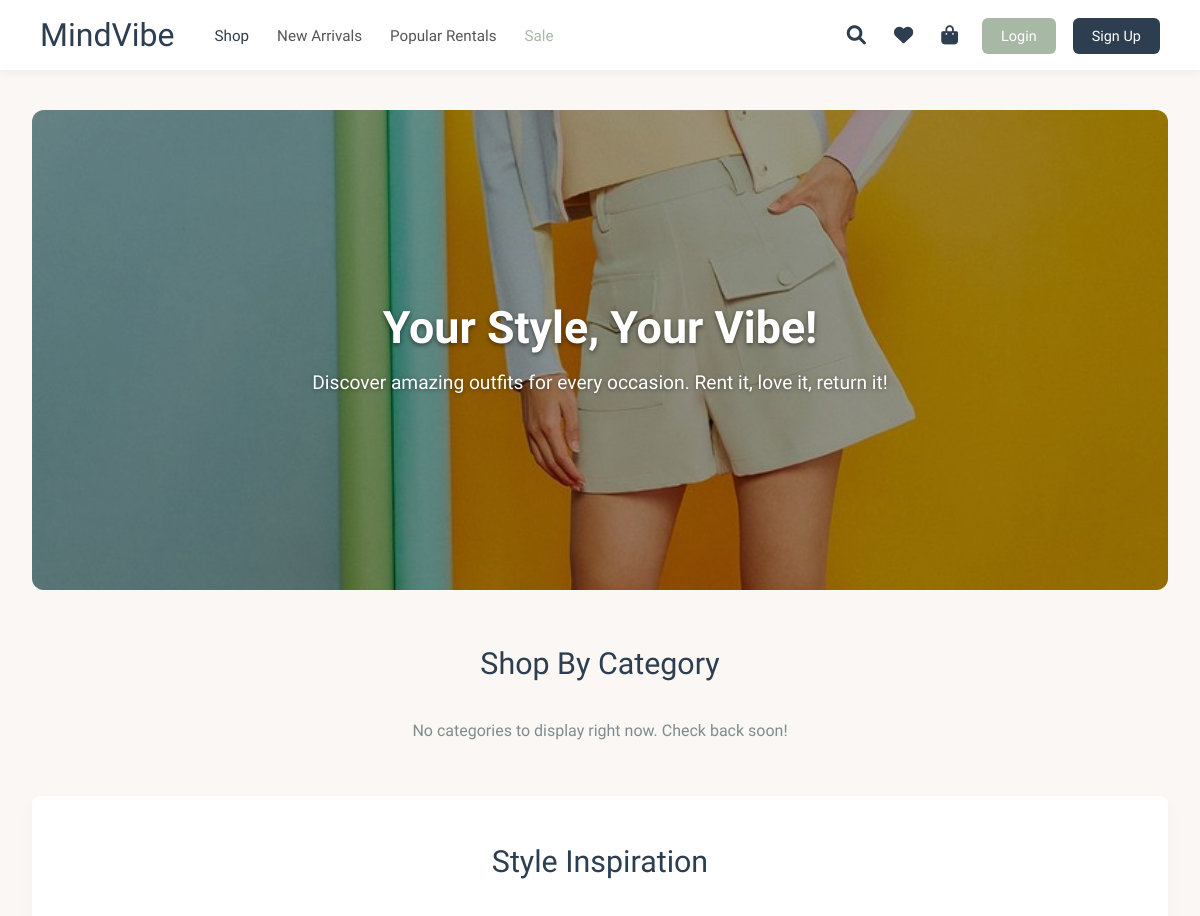
Before: /home/ (upper part) with the older database file.
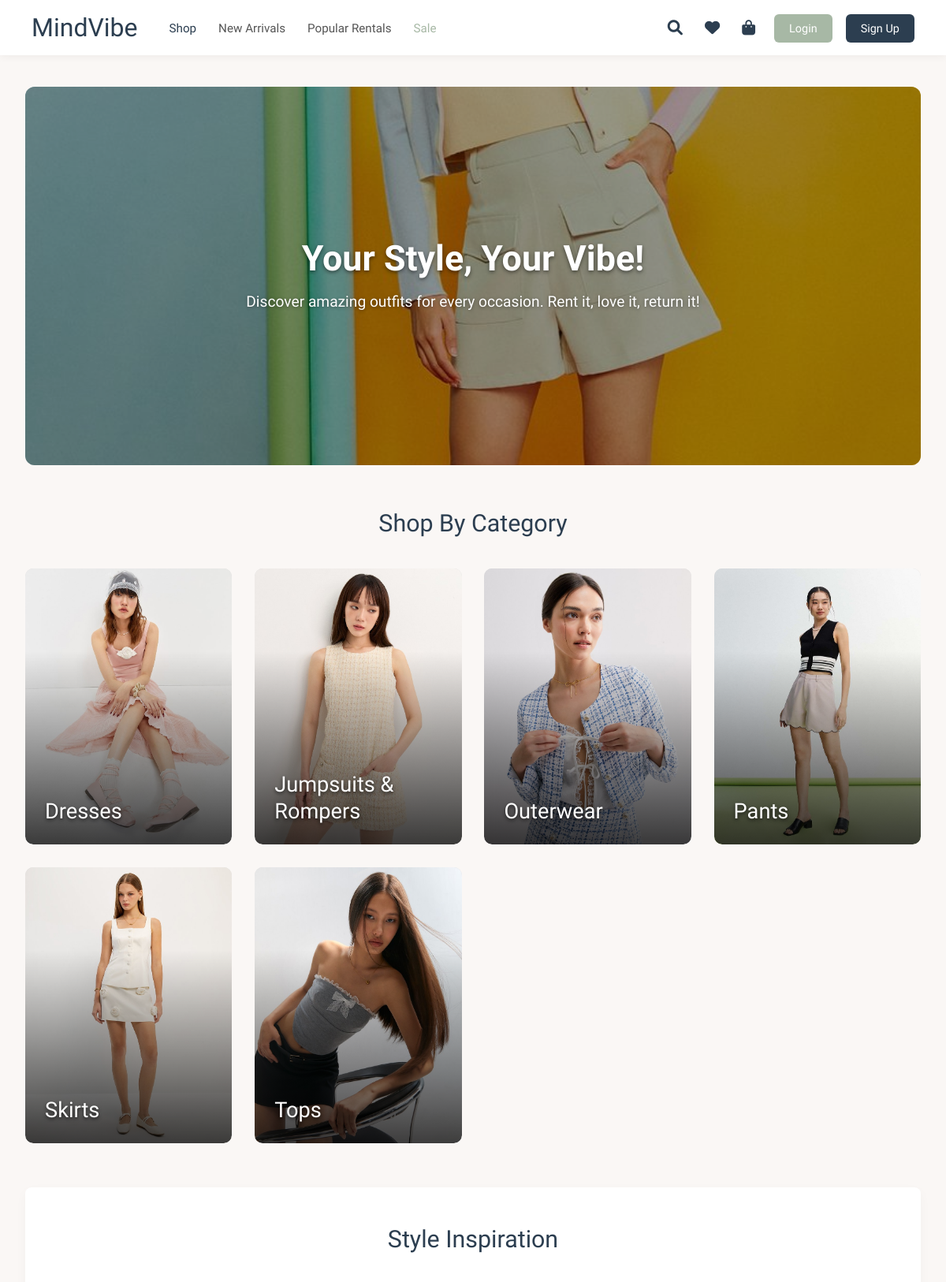
After: the same page with the newer database file.
### clothes/models.py (models this page shows, shortened)
class Category(models.Model):
    name = models.CharField(max_length=100, unique=True, help_text="ชื่อหมวดหมู่ (เช่น Evening Gowns, Casual Chic)")
    slug = models.SlugField(max_length=120, unique=True, help_text="ส่วนที่แสดงใน URL (ภาษาอังกฤษ, ไม่มีเว้นวรรค, ตัวเล็ก)")
    image = models.ImageField(
        upload_to='category_covers/',
        blank=True,
        null=True,
        help_text="รูปภาพหน้าปกของหมวดหมู่"
    )
    description = models.TextField(blank=True, null=True, help_text="คำอธิบายสั้นๆ (ถ้ามี)")
    is_active = models.BooleanField(default=True, help_text="แสดงหมวดหมู่นี้บนเว็บไซต์หรือไม่?")
    created_at = models.DateTimeField(auto_now_add=True)
    updated_at = models.DateTimeField(auto_now=True)
    class Meta:
        verbose_name = "หมวดหมู่สินค้า"
        verbose_name_plural = "หมวดหมู่สินค้า"
        ordering = ['name']
    def get_absolute_url(self):
        try:
            return reverse('clothes:products_by_category', kwargs={'category_slug': self.slug})
        except Exception as e:
            print(f"Warning in Category.get_absolute_url: Could not reverse URL for category '{self.slug}'. URL 'clothes:products_by_category' might be missing or incorrect. Error: {e}")
            try:
                return reverse('clothes:home')  # Fallback to home
            except:
                return "#"  # Ultimate fallback

### clothes/views.py (the view)
# urls.py: path('home/', views.home, name='home'),
def home(request):
    query = request.GET.get('q', '')
    if query:
        items = Clothing.objects.filter(name__icontains=query, available_for_rent=True).order_by('-id')
    else:
        all_items = list(Clothing.objects.filter(available_for_rent=True))
        items_to_display_count = len(all_items) # แสดงทั้งหมดถ้าไม่จำกัดจำนวน
        items = random.sample(all_items, items_to_display_count) if items_to_display_count > 0 else []
    active_categories = Category.objects.filter(is_active=True).order_by('name')
    active_hero_banner = HeroBanner.objects.filter(is_active=True).order_by('order', '-updated_at').first()
    context = {
        'items': items,
        'query': query,
        'categories': active_categories,
        'hero_banner': active_hero_banner,
    }
    return render(request, 'clothes/home.html', context)

### clothes/templates/clothes/home.html (shortened to what this page needs)
{% load static %}
<!DOCTYPE html>
<html lang="en">
<head>
    <link rel="stylesheet" href="https://cdnjs.cloudflare.com/ajax/libs/font-awesome/6.0.0-beta3/css/all.min.css">
</head>
<body>
    <nav class="navbar">
        <div class="navbar-left">
            <div class="navbar-logo">
                <a href="{% url 'clothes:home' %}">MindVibe</a>
            </div>
            <div class="navbar-categories">
                <a href="#" class="active">Shop</a>
                <a href="{% url 'clothes:new_arrivals' %}">New Arrivals</a>
                <a href="{% url 'clothes:popular_rentals' %}">Popular Rentals</a>
                <a href="#" style="color: #A7B8A5;">Sale</a>
            </div>
        </div>
        <div class="navbar-right">
            <div class="navbar-icons">
                <a href="#" aria-label="Search"><i class="fas fa-search"></i></a>
                <a href="#" aria-label="Wishlist"><i class="fas fa-heart"></i></a>
                <a href="#" aria-label="Shopping Bag"><i class="fas fa-shopping-bag"></i></a>
            </div>
            <div class="navbar-auth">
                {% if user.is_authenticated %}
                    <span class="user-greeting">Hi, {{ user.username|default:'User' }}</span>
                    <a href="{% url 'clothes:logout' %}" class="btn-logout">Logout</a>
                {% else %}
                    <a href="{% url 'clothes:login' %}" class="btn-login">Login</a>
                    <a href="{% url 'clothes:signup' %}" class="btn-signup">Sign Up</a>
                {% endif %}
            </div>
        </div>
    </nav>
    <div class="main-content">
        <div class="page-container">
            <a href="{% url 'clothes:new_arrivals' %}" class="hero-section-link" aria-label="Explore New Arrivals">
                <section class="hero-section" style="background-image: url('{% static 'clothes/images/cv.jpg' %}');">
                    <div class="hero-content">
                        <h1>Your Style, Your Vibe!</h1>
                        <p>Discover amazing outfits for every occasion. Rent it, love it, return it!</p>
                    </div>
                </section>
            </a>
            <section class="shop-by-category">
                <h2 class="section-title">Shop By Category</h2>
                <div class="category-grid">
                    {% if categories %}
                        {% for category in categories %}
                        <a href="{{ category.get_absolute_url }}" class="category-card-link" aria-label="Shop {{ category.name }}">
                            <div class="category-card-image-bg"
                                 style="background-image: url('{% if category.image %}{{ category.image.url }}{% else %}https://placehold.co/300x350/DDDDDD/AAAAAA?text={{ category.name|urlencode|default:'Category' }}{% endif %}');">
                            </div>
                            <div class="category-card-overlay"></div>
                            <h3 class="category-card-name">{{ category.name }}</h3>
                        </a>
                        {% endfor %}
                    {% else %}
                        <p style="grid-column: 1 / -1; text-align: center; color: #7F8C8D;">No categories to display right now. Check back soon!</p>
                    {% endif %}
                </div>
            </section>
            <section class="image-showcase-section">
                <h2 class="section-title">Style Inspiration</h2>
            </section>
        </div> </div>
</body>
</html>

Changed rows visible on the page:
added Category: image (picture), name "Dresses"
added Category: image (picture), name "Jumpsuits & Rompers"
added Category: image (picture), name "Outerwear"
added Category: image (picture), name "Pants"
added Category: image (picture), name "Skirts"
added Category: image (picture), name "Tops"
Other visible differences:
text no longer shown: "No categories to display right now. Check back soon!"
